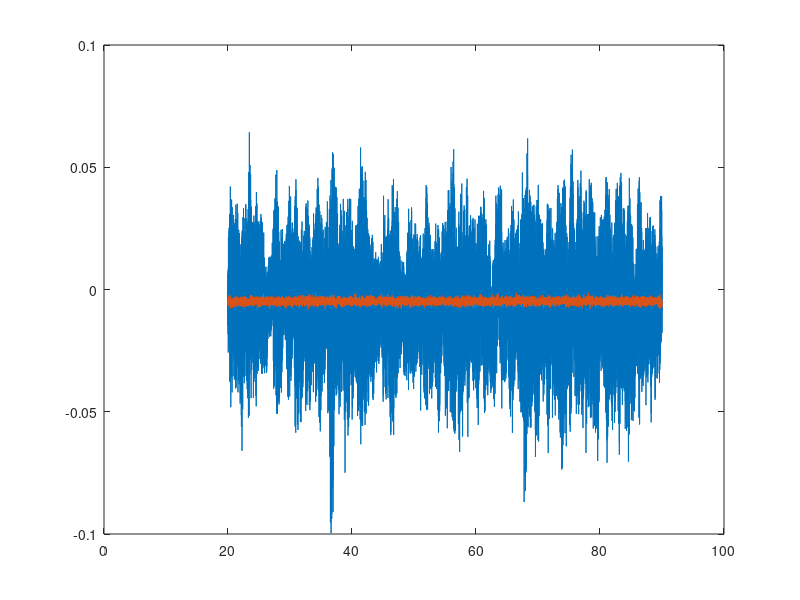

Recreate this plot in MATLAB.
start_time = 20;
start_step = start_time/0.002;
stop_time = 90;
stop_step = stop_time/0.002;

input1 = load('p4t1_noise-estimation-laying-still_full-IMU_v1.mat');
input2 = load('p4t1_noise-estimation-flying_full-IMU_v2.mat');

input1.ans = input1.ans(:,start_step:stop_step);
input2.ans = input2.ans(:,start_step:stop_step);

time1 = input1.ans(1,:);
p1 = input1.ans(2,:);
p_dot1 = input1.ans(3,:);
e1 = input1.ans(4,:);
e_dot1 = input1.ans(5,:);
l_dot1 = input1.ans(6,:);

time2 = input2.ans(1,:);
p2 = input2.ans(2,:);
p_dot2 = input2.ans(3,:);
e2 = input2.ans(4,:);
e_dot2 = input2.ans(5,:);
l_dot2 = input2.ans(6,:);


figure
plot(time2, l_dot2, time1, l_dot1);
hold on

R_d_11 = cov(p2);
R_d_22 = cov(p_dot2);
R_d_33 = cov(e2);
R_d_44 = cov(e_dot2);
R_d_55 = cov(l_dot2);

R_d = cov((input2.ans(2:6,:))');
% R_d = diag([R_d_11 R_d_22 R_d_33 R_d_44 R_d_55]);